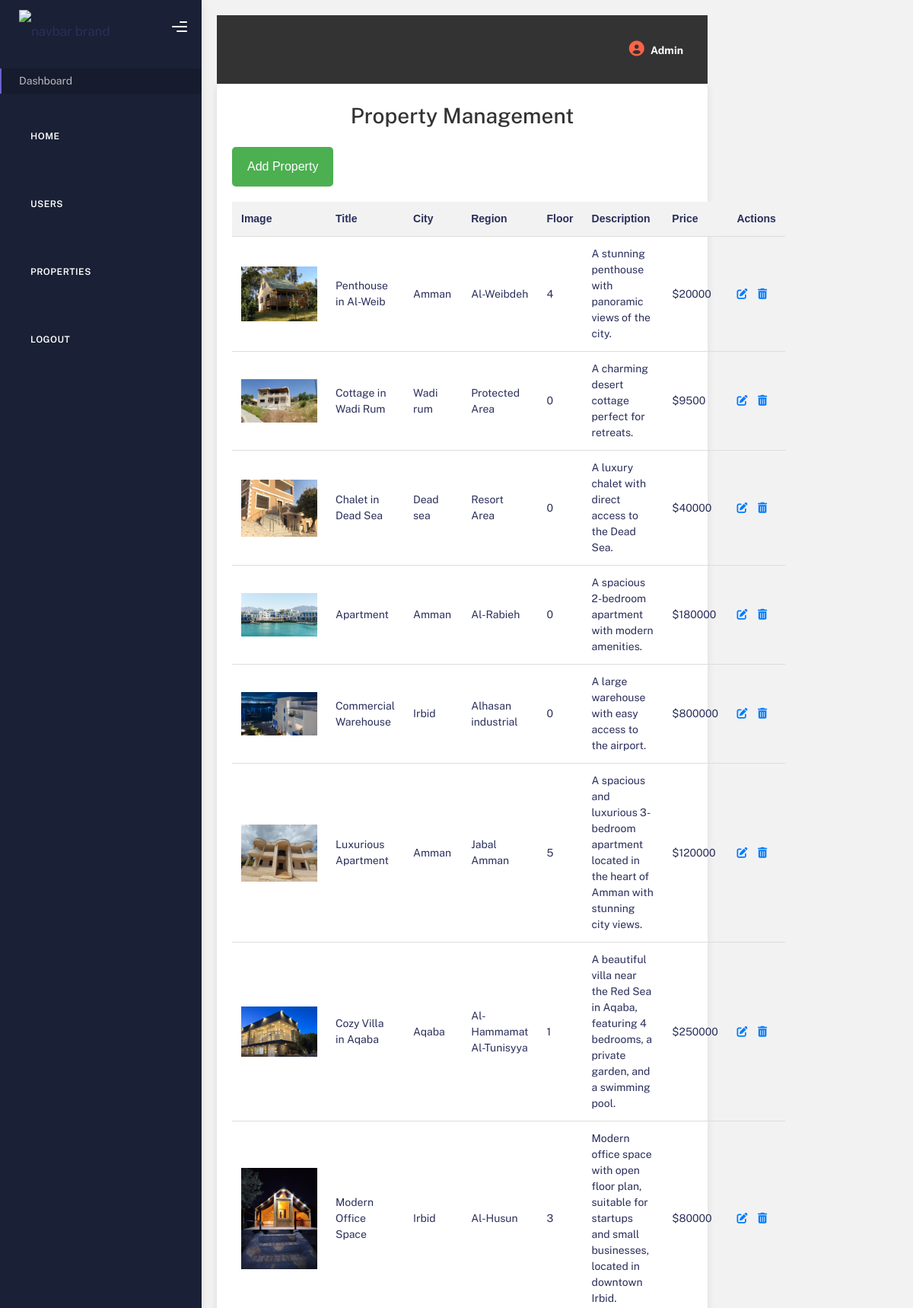
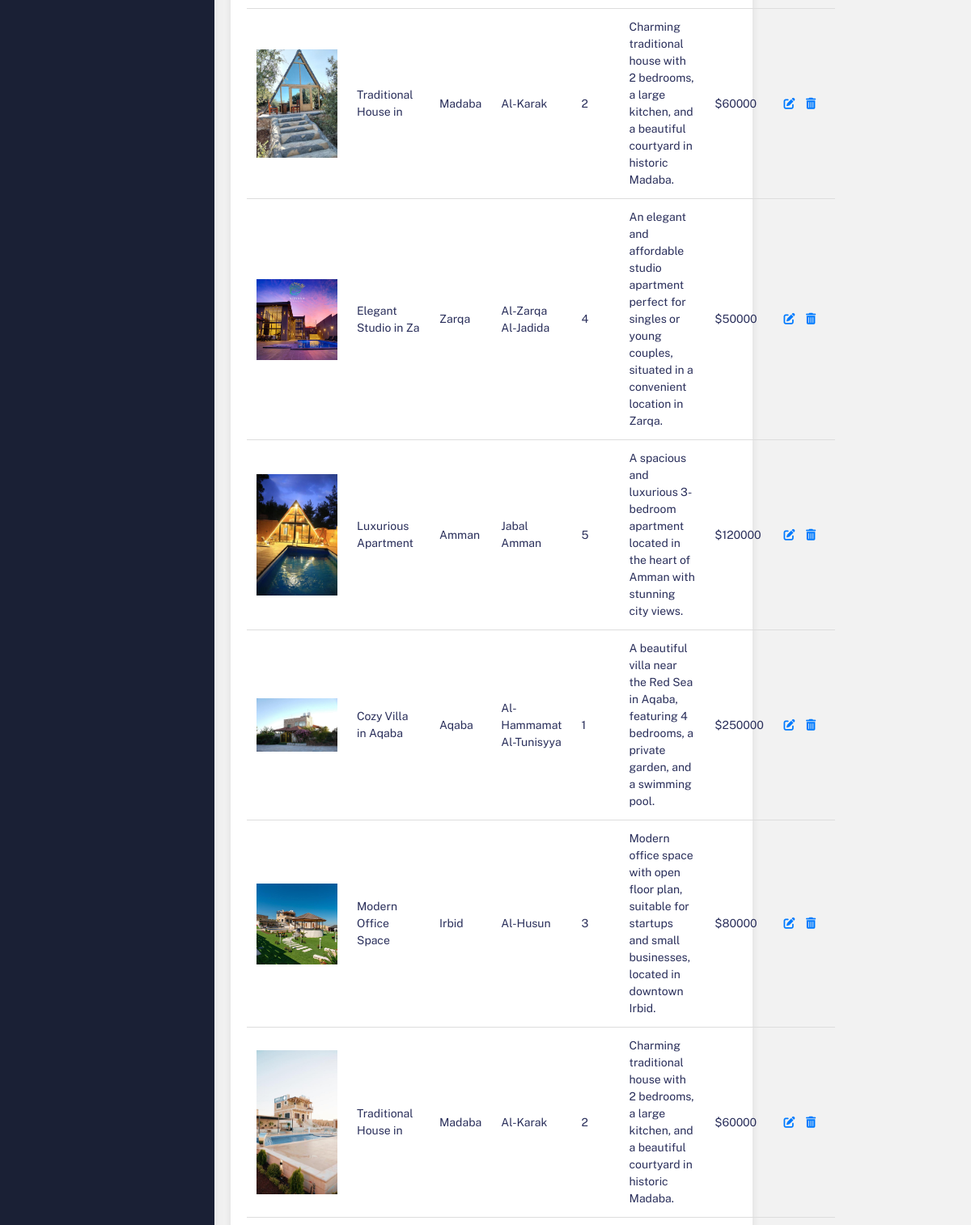
/PropertyNexus/adminDashboard/property_db.php (upper part), run on the app's committed database (2 pictures, top to bottom).
### tables this page shows
CREATE TABLE `properties` (
  `p_ID` int(11) NOT NULL,
  `p_title` varchar(20) DEFAULT NULL,
  `p_price` int(11) NOT NULL,
  `p_description` varchar(255) DEFAULT NULL,
  `user_id` int(11) DEFAULT NULL,
  `p_city` varchar(255) DEFAULT NULL,
  `p_region` varchar(255) DEFAULT NULL,
  `p_floor` int(11) DEFAULT NULL,
  `p_image_url` varchar(255) DEFAULT NULL,
  `p_type` varchar(255) DEFAULT NULL
);

### PropertyNexus/adminDashboard/property_db.php (called while the page is built, shortened)
<?php
require("header.php");
require("navbar.php");
require("sidebar.php");
?>
 <?php
  include("product.php");
 ?>

### PropertyNexus/adminDashboard/product.php (the view, shortened to what this page needs)
<?php
    require_once("dashboard_nav.php");
    $servername = "localhost";
    $username = "root";
    $password = "";
    $dbname = "PropertyNexus";
    $conn = new mysqli($servername, $username, $password, $dbname);
    ?>
    <!DOCTYPE html>
    <html>
    <head>
        <link rel="stylesheet" href="https://cdnjs.cloudflare.com/ajax/libs/font-awesome/6.0.0-beta3/css/all.min.css">
        <link rel="stylesheet" href="https://cdn.jsdelivr.net/npm/sweetalert2@11/dist/sweetalert2.min.css">
    </head>
    <body>
    <div class="table-container">
        <h1>Property Management</h1>
        <button class="btn-add" id="addPropertyBtn">Add Property</button>
        <?php
        $sql = "SELECT * FROM properties";
        $result = $conn->query($sql);
        if ($result->num_rows > 0) {
            echo "<table>
                    <thead>
                        <tr>
                            <th>Image</th>
                            <th>Title</th>
                            <th>City</th>
                            <th>Region</th>
                            <th>Floor</th>
                            <th>Description</th>
                            <th>Price</th>
                            <th>Actions</th>
                        </tr>
                    </thead>
                    <tbody>";
while($row = $result->fetch_assoc()) {
    echo "<tr>
            <td><img src='" . $row["p_image_url"] . "' alt='Property Image' style='width: 100px; height: auto;'></td>
            <td>" . $row["p_title"] . "</td>
            <td>" . $row["p_city"] . "</td>
            <td>" . $row["p_region"] . "</td>
            <td>" . $row["p_floor"] . "</td>
            <td>" . $row["p_description"] . "</td>
            <td>$" . $row["p_price"] . "</td>
            <td class='actions'>
                <a href='#' class='edit-btn' data-id='" . $row["p_ID"] . "'><i class='fas fa-edit'></i></a>
                <a href='?delete_id=" . $row["p_ID"] . "' onclick=\"return confirm('Are you sure you want to delete this property?')\"><i class='fas fa-trash-alt'></i></a>
            </td>
        </tr>";
}
            echo "</tbody></table>";
        } else {
            echo "<p>No properties found.</p>";
        }
        ?>
    </div>
    </body>
    </html>

### PropertyNexus/adminDashboard/header.php (shortened to what this page needs)
<!DOCTYPE html>
<html lang='en'>
  <head>
    <link rel='stylesheet' href='assets/css/bootstrap.min.css' />
    <link rel='stylesheet' href='assets/css/plugins.min.css' />
    <link rel='stylesheet' href='assets/css/kaiadmin.min.css' />
  </head>

### PropertyNexus/adminDashboard/navbar.php (shortened to what this page needs)
<div class="main-panel">
        <div class="main-header">

### PropertyNexus/adminDashboard/sidebar.php (shortened to what this page needs)
<div class="sidebar" data-background-color="dark">
  <div class="sidebar-logo">
    <div class="logo-header" data-background-color="dark">
      <a href="#" class="logo">
        <img src="../images/logo.png" alt="navbar brand" class="navbar-brand" height="45" />
      </a>
      <div class="nav-toggle">
        <button class="btn btn-toggle toggle-sidebar">
          <i class="gg-menu-right"></i>
        </button>
      </div>
    </div>
  </div>
  <div class="sidebar-wrapper scrollbar scrollbar-inner">
    <div class="sidebar-content">
      <ul class="nav nav-secondary">
        <li class="nav-item active">
          <a href="dashboard.php">Dashboard</a>
        </li>
        <li class="nav-section" id="homeButton">
          <h4 class="text-section">
            <a href="../index.php">Home</a>
          </h4>
        </li>
        <li class="nav-section" id="homeButton">
          <h4 class="text-section">
          <a href="database.php">Users</a>
          </h4>
        </li>
        <li class="nav-section">
          <h4 class="text-section">
            <a href="property_db.php">Properties</a>
          </h4>
        </li>
        <li class="nav-section">
          <h4 class="text-section">
            <a href="logout.php" class="logout-dang">Logout</a>
          </h4>
        </li>
      </ul>
    </div>
  </div>
</div>

### PropertyNexus/adminDashboard/dashboard_nav.php (shortened to what this page needs)
<nav class="navbar navbar-header navbar-header-transparent navbar-expand-lg border-bottom">
    <div class="container-fluid">
        <ul class="navbar-nav topbar-nav ms-md-auto align-items-center">
            <li class="nav-item topbar-user dropdown hidden-caret">
                <a class="dropdown-toggle profile-pic" data-bs-toggle="dropdown" href="#" aria-expanded="false">
                    <span class="profile-username" id="profileUsername">
                        <i class="fas fa-user-circle profile-icon"></i>
                        <span>Admin</span>
                    </span>
                </a>
            </li>
        </ul>
    </div>
</nav>

### PropertyNexus/adminDashboard/sidebar.php (style rules this page uses)
.logout-dang { color: red; }
.nav-section { padding: 10px; transition: background-color 0.3s ease; }
.nav-section a { color: #fff; text-decoration: none; }

### PropertyNexus/adminDashboard/core.php (style rules this page uses)
.main-header { position: relative; }

### PropertyNexus/adminDashboard/dashboard_nav.php (style rules this page uses)
.navbar { background-color: #333; padding: 10px 20px; }
.profile-username { position: relative; display: inline-block; cursor: pointer; color: #fff; font-weight: bold; }
.admin-list li a { color: #333; text-decoration: none; padding: 10px 20px; display: block; font-size: 14px; }
.navbar .profile-icon { font-size: 20px; margin-right: 5px; color: #ff6347; }

### PropertyNexus/adminDashboard/product.php (style rules this page uses)
body { font-family: Arial, sans-serif; background-color: #f2f2f2; margin: 0; padding: 20px; }
.table-container { max-width: 1200px; margin: 0 auto; background-color: #fff; padding: 20px; border-radius: 8px; box-shadow: 0 0 10px rgba(0, 0, 0, 0.1); }
h1 { text-align: center; margin-bottom: 20px; font-size: 28px; color: #333; }
table { width: 100%; border-collapse: collapse; margin-bottom: 20px; }
th, td { padding: 12px; border-bottom: 1px solid #ddd; text-align: left; }
th { background-color: #f2f2f2; font-weight: bold; }
.actions a { color: #007bff; text-decoration: none; margin-right: 10px; }
.btn-add { background-color: #4CAF50; color: white; padding: 14px 20px; border: none; border-radius: 5px; cursor: pointer; font-size: 16px; margin-bottom: 20px; display: inline-block; }

### data on the page
properties: p_image_url (picture), p_title "Penthouse in Al-Weib", p_city "Amman", p_region "Al-Weibdeh", p_floor "4", p_description "A stunning penthouse with panoramic views of the city.", p_price "20000"
properties: p_image_url (picture), p_title "Cottage in Wadi Rum", p_city "Wadi rum", p_region "Protected Area", p_floor "0", p_description "A charming desert cottage perfect for retreats.", p_price "9500"
properties: p_image_url (picture), p_title "Chalet in Dead Sea", p_city "Dead sea", p_region "Resort Area", p_floor "0", p_description "A luxury chalet with direct access to the Dead Sea.", p_price "40000"
properties: p_image_url (picture), p_title "Apartment", p_city "Amman", p_region "Al-Rabieh", p_floor "0", p_description "A spacious 2-bedroom apartment with modern amenities.", p_price "180000"
properties: p_image_url (picture), p_title "Commercial Warehouse", p_city "Irbid", p_region "Alhasan industrial", p_floor "0", p_description "A large warehouse with easy access to the airport.", p_price "800000"
properties: shows a picture, p_title "Luxurious Apartment", p_city "Amman", p_region "Jabal Amman", p_floor "5", p_description "A spacious and luxurious 3-bedroom apartment located in the heart of Amman with stunning city views.", p_price "120000"
properties: p_image_url (picture), p_title "Cozy Villa in Aqaba", p_city "Aqaba", p_region "Al-Hammamat Al-Tunisyya", p_floor "1", p_description "A beautiful villa near the Red Sea in Aqaba, featuring 4 bedrooms, a private garden, and a swimming pool.", p_price "250000"
properties: p_image_url (picture), p_title "Modern Office Space", p_city "Irbid", p_region "Al-Husun", p_floor "3", p_description "Modern office space with open floor plan, suitable for startups and small businesses, located in downtown Irbid.", p_price "80000"
properties: p_image_url (picture), p_title "Traditional House in", p_city "Madaba", p_region "Al-Karak", p_floor "2", p_description "Charming traditional house with 2 bedrooms, a large kitchen, and a beautiful courtyard in historic Madaba.", p_price "60000"
properties: p_image_url (picture), p_title "Elegant Studio in Za", p_city "Zarqa", p_region "Al-Zarqa Al-Jadida", p_floor "4", p_description "An elegant and affordable studio apartment perfect for singles or young couples, situated in a convenient location in Zarqa.", p_price "50000"
properties: p_image_url (picture), p_title "Luxurious Apartment", p_city "Amman", p_region "Jabal Amman", p_floor "5", p_description "A spacious and luxurious 3-bedroom apartment located in the heart of Amman with stunning city views.", p_price "120000"
properties: p_image_url (picture), p_title "Cozy Villa in Aqaba", p_city "Aqaba", p_region "Al-Hammamat Al-Tunisyya", p_floor "1", p_description "A beautiful villa near the Red Sea in Aqaba, featuring 4 bedrooms, a private garden, and a swimming pool.", p_price "250000"
properties: p_image_url (picture), p_title "Modern Office Space", p_city "Irbid", p_region "Al-Husun", p_floor "3", p_description "Modern office space with open floor plan, suitable for startups and small businesses, located in downtown Irbid.", p_price "80000"
properties: p_image_url (picture), p_title "Traditional House in", p_city "Madaba", p_region "Al-Karak", p_floor "2", p_description "Charming traditional house with 2 bedrooms, a large kitchen, and a beautiful courtyard in historic Madaba.", p_price "60000"
